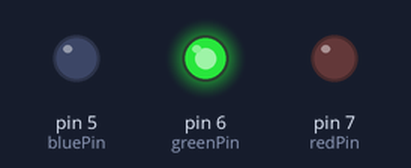
Simulated run of this sketch. Board: Arduino Uno, built with avr-gcc and run on an emulated ATmega328P. Parts: output pins drawn as LEDs (lit = HIGH). Random numbers use the default seed unless the sketch sets one.

Above: at 1.1 s.
At 2.1 s:
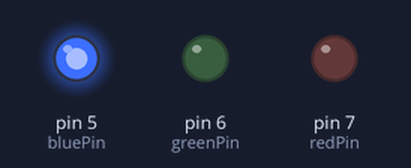
At 6.1 s:
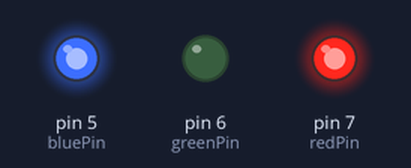
At 30.1 s:
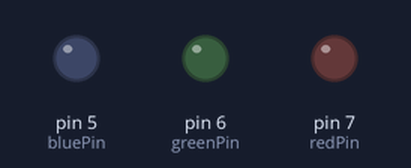
At 45.6 s:
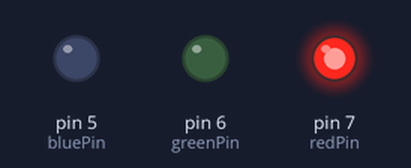
Timing chart, 0 to 46.0 s (numbered marks = the images above):
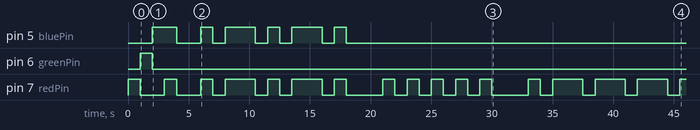

Measured:
- by itself, pin 5 (bluePin): repeats every 5.5 s: HIGH 1.0 s, LOW 1.0 s, HIGH 2.5 s, LOW 1.0 s, until it stays LOW from 18.0 s
- by itself, pin 7 (redPin): HIGH → LOW at 1.0 s, → HIGH 2.0 s later, → LOW 1.0 s later, → HIGH 2.0 s later, … (32 changes in this stretch)

The sketch:

multicolorMorse.ino
```cpp
int redPin= 7;
int greenPin = 6;
int bluePin = 5;
void setup() {
  pinMode(redPin, OUTPUT);
  pinMode(greenPin, OUTPUT);
  pinMode(bluePin, OUTPUT);

  /* Test Led */
  setRed();
  delay(1000);
  setGreen();
  delay(1000);
  setBlue();
  delay(1000);
  setPurple();
  delay(1000);
  turnOff();
  delay(2000);

}

void loop() {

  /* Démarrage de la sequence du code
   * Le code à trouver étant 1 2 3
  */

  setStart();
  setCinq(false);
  setUn(true);
  setDeux(true);
  setZero(false);
  setHuit(false);
  setTrois(true);
  delay(2000);

}

void setColor(int redValue, int greenValue, int blueValue) {
  analogWrite(redPin, redValue);
  analogWrite(greenPin, greenValue);
  analogWrite(bluePin, blueValue);
}

void setRed() {
  setColor(255, 0, 0);
}

void setGreen() {
  setColor(0, 255, 0);
}

void setBlue() {
  setColor(0, 0, 255);
}

void setPurple() {
  setColor(170, 0, 255);
}

void setWhite() {
  setColor(255, 255, 255);
}

void turnOff() {
  setColor(0, 0, 0);
}

void trait(char color) {
  switch (color) {
    case 'r':
      setRed();
      break;
    case 'g':
      setGreen();
      break;
    case 'b':
      setBlue();
      break;
    case 'p':
      setPurple();
      break;
    default:
      setWhite();
      break;
  }
  delay(2500);
  turnOff();
  delay(1000);
}

void point(char color) {
  switch (color) {
    case 'r':
      setRed();
      break;
    case 'g':
      setGreen();
      break;
    case 'b':
      setBlue();
      break;
    case 'p':
      setPurple();
      break;
    default:
      setWhite();
      break;
  }
  delay(1000);
  turnOff();
  delay(1000);
}

/*
 * Vrai code Couleur
 *
 * Start .-.-. Violet
 * 0 ----- Bleu
 * 1 .---- Rouge
 * 2 ..--- Vert
 * 3 ...-- Rouge
 * 4 ....- Vert
 * 5 ..... Bleu
 * 6 -.... Vert
 * 7 --... Rouge
 * 8 ---.. Bleu
 * 9 ----. Vert
 *
 */

void setStart() {
  char color = 'p';

  point(color);
  trait(color);
  point(color);
  trait(color);
  point(color);
  delay(2000);
}

void setZero(bool verite) {
  char color = 'b';
  if (!verite) {
    long randNumber = random(2);
    if (randNumber) {
      color = 'r';
    } else {
      color = 'g';
    }
  }

  trait(color);
  trait(color);
  trait(color);
  trait(color);
  trait(color);
  delay(2000);
}

void setUn(bool verite) {
  char color = 'r';
  if (!verite) {
    long randNumber = random(2);
    if (randNumber) {
      color = 'g';
    } else {
      color = 'b';
    }
  }

  point(color);
  trait(color);
  trait(color);
  trait(color);
  trait(color);
  delay(2000);
}

void setDeux(bool verite) {
  char color = 'g';
  if (!verite) {
    long randNumber = random(2);
    if (randNumber) {
      color = 'r';
    } else {
      color = 'b';
    }
  }

  point(color);
  point(color);
  trait(color);
  trait(color);
  trait(color);
  delay(2000);
}

void setTrois(bool verite) {
  char color = 'r';
  if (!verite) {
    long randNumber = random(2);
    if (randNumber) {
      color = 'g';
    } else {
      color = 'b';
    }
  }

  point(color);
  point(color);
  point(color);
  trait(color);
  trait(color);
  delay(2000);
}

void setQuatre(bool verite) {
  char color = 'g';
  if (!verite) {
    long randNumber = random(2);
    if (randNumber) {
      color = 'r';
    } else {
      color = 'b';
    }
  }

  point(color);
  point(color);
  point(color);
  point(color);
  trait(color);
  delay(2000);
}

void setCinq(bool verite) {
  char color = 'b';
  if (!verite) {
    long randNumber = random(2);
    if (randNumber) {
      color = 'r';
    } else {
      color = 'g';
    }
  }

  point(color);
  point(color);
  point(color);
  point(color);
  point(color);
  delay(2000);
}

void setSix(bool verite) {
  char color = 'g';
  if (!verite) {
    long randNumber = random(2);
    if (randNumber) {
      color = 'r';
    } else {
      color = 'b';
    }
  }

  trait(color);
  point(color);
  point(color);
  point(color);
  point(color);
  delay(2000);
}

void setSept(bool verite) {
  char color = 'r';
  if (!verite) {
    long randNumber = random(2);
    if (randNumber) {
      color = 'g';
    } else {
      color = 'b';
    }
  }

  trait(color);
  trait(color);
  point(color);
  point(color);
  point(color);
  delay(2000);
}

void setHuit(bool verite) {
  char color = 'b';
  if (!verite) {
    long randNumber = random(2);
    if (randNumber) {
      color = 'r';
    } else {
      color = 'g';
    }
  }

  trait(color);
  trait(color);
  trait(color);
  point(color);
  point(color);
  delay(2000);
}

void setNeuf(bool verite) {
  char color = 'g';
  if (!verite) {
    long randNumber = random(2);
    if (randNumber) {
      color = 'r';
    } else {
      color = 'b';
    }
  }

  trait(color);
  trait(color);
  trait(color);
  trait(color);
  point(color);
  delay(2000);
}
```
